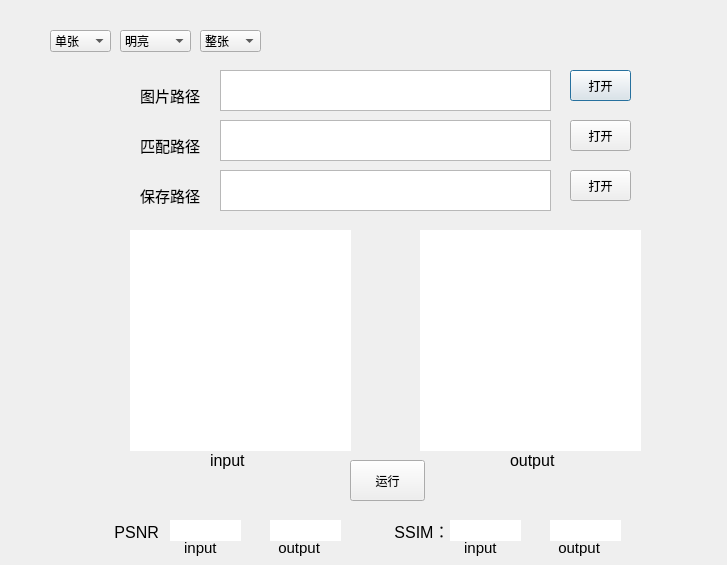
<?xml version="1.0" encoding="UTF-8"?>
<ui version="4.0">
 <class>Dialog</class>
 <widget class="QDialog" name="Dialog">
  <property name="geometry">
   <rect>
    <x>0</x>
    <y>0</y>
    <width>727</width>
    <height>565</height>
   </rect>
  </property>
  <property name="windowTitle">
   <string>Dialog</string>
  </property>
  <widget class="QPushButton" name="pushButton">
   <property name="geometry">
    <rect>
     <x>570</x>
     <y>70</y>
     <width>61</width>
     <height>31</height>
    </rect>
   </property>
   <property name="text">
    <string>打开</string>
   </property>
  </widget>
  <widget class="QTextEdit" name="textEdit">
   <property name="geometry">
    <rect>
     <x>220</x>
     <y>70</y>
     <width>331</width>
     <height>41</height>
    </rect>
   </property>
  </widget>
  <widget class="QTextEdit" name="textEdit_2">
   <property name="geometry">
    <rect>
     <x>220</x>
     <y>120</y>
     <width>331</width>
     <height>41</height>
    </rect>
   </property>
  </widget>
  <widget class="QPushButton" name="pushButton_2">
   <property name="geometry">
    <rect>
     <x>570</x>
     <y>120</y>
     <width>61</width>
     <height>31</height>
    </rect>
   </property>
   <property name="text">
    <string>打开</string>
   </property>
  </widget>
  <widget class="QPushButton" name="pushButton_3">
   <property name="geometry">
    <rect>
     <x>350</x>
     <y>460</y>
     <width>75</width>
     <height>41</height>
    </rect>
   </property>
   <property name="text">
    <string>运行</string>
   </property>
  </widget>
  <widget class="QLabel" name="label">
   <property name="geometry">
    <rect>
     <x>130</x>
     <y>230</y>
     <width>221</width>
     <height>221</height>
    </rect>
   </property>
   <property name="styleSheet">
    <string notr="true">background-color: rgb(255, 255, 255);</string>
   </property>
   <property name="text">
    <string/>
   </property>
  </widget>
  <widget class="QLabel" name="label_3">
   <property name="geometry">
    <rect>
     <x>140</x>
     <y>80</y>
     <width>61</width>
     <height>31</height>
    </rect>
   </property>
   <property name="font">
    <font>
     <pointsize>11</pointsize>
    </font>
   </property>
   <property name="text">
    <string>图片路径</string>
   </property>
   <property name="textFormat">
    <enum>Qt::AutoText</enum>
   </property>
   <property name="scaledContents">
    <bool>false</bool>
   </property>
  </widget>
  <widget class="QLabel" name="label_4">
   <property name="geometry">
    <rect>
     <x>140</x>
     <y>130</y>
     <width>61</width>
     <height>31</height>
    </rect>
   </property>
   <property name="font">
    <font>
     <pointsize>11</pointsize>
    </font>
   </property>
   <property name="text">
    <string>匹配路径</string>
   </property>
   <property name="textFormat">
    <enum>Qt::AutoText</enum>
   </property>
  </widget>
  <widget class="QLabel" name="label_5">
   <property name="geometry">
    <rect>
     <x>170</x>
     <y>520</y>
     <width>71</width>
     <height>21</height>
    </rect>
   </property>
   <property name="styleSheet">
    <string notr="true">background-color: rgb(255, 255, 255);</string>
   </property>
   <property name="text">
    <string/>
   </property>
  </widget>
  <widget class="QComboBox" name="comboBox">
   <property name="geometry">
    <rect>
     <x>50</x>
     <y>30</y>
     <width>61</width>
     <height>22</height>
    </rect>
   </property>
   <item>
    <property name="text">
     <string>单张</string>
    </property>
   </item>
   <item>
    <property name="text">
     <string>多张</string>
    </property>
   </item>
  </widget>
  <widget class="QLabel" name="label_6">
   <property name="geometry">
    <rect>
     <x>450</x>
     <y>520</y>
     <width>71</width>
     <height>21</height>
    </rect>
   </property>
   <property name="styleSheet">
    <string notr="true">background-color: rgb(255, 255, 255);</string>
   </property>
   <property name="text">
    <string/>
   </property>
  </widget>
  <widget class="QLabel" name="label_7">
   <property name="geometry">
    <rect>
     <x>110</x>
     <y>520</y>
     <width>54</width>
     <height>21</height>
    </rect>
   </property>
   <property name="font">
    <font>
     <pointsize>12</pointsize>
    </font>
   </property>
   <property name="text">
    <string> PSNR：</string>
   </property>
  </widget>
  <widget class="QLabel" name="label_8">
   <property name="geometry">
    <rect>
     <x>390</x>
     <y>520</y>
     <width>54</width>
     <height>21</height>
    </rect>
   </property>
   <property name="font">
    <font>
     <pointsize>12</pointsize>
    </font>
   </property>
   <property name="text">
    <string> SSIM：</string>
   </property>
  </widget>
  <widget class="QComboBox" name="comboBox_2">
   <property name="geometry">
    <rect>
     <x>120</x>
     <y>30</y>
     <width>71</width>
     <height>22</height>
    </rect>
   </property>
   <item>
    <property name="text">
     <string>明亮</string>
    </property>
   </item>
   <item>
    <property name="text">
     <string>中度模糊</string>
    </property>
   </item>
   <item>
    <property name="text">
     <string>严重模糊</string>
    </property>
   </item>
  </widget>
  <widget class="QLabel" name="label_9">
   <property name="geometry">
    <rect>
     <x>420</x>
     <y>230</y>
     <width>221</width>
     <height>221</height>
    </rect>
   </property>
   <property name="styleSheet">
    <string notr="true">background-color: rgb(255, 255, 255);</string>
   </property>
   <property name="text">
    <string/>
   </property>
  </widget>
  <widget class="QTextEdit" name="textEdit_3">
   <property name="geometry">
    <rect>
     <x>220</x>
     <y>170</y>
     <width>331</width>
     <height>41</height>
    </rect>
   </property>
  </widget>
  <widget class="QPushButton" name="pushButton_4">
   <property name="geometry">
    <rect>
     <x>570</x>
     <y>170</y>
     <width>61</width>
     <height>31</height>
    </rect>
   </property>
   <property name="text">
    <string>打开</string>
   </property>
  </widget>
  <widget class="QLabel" name="label_10">
   <property name="geometry">
    <rect>
     <x>140</x>
     <y>180</y>
     <width>61</width>
     <height>31</height>
    </rect>
   </property>
   <property name="font">
    <font>
     <pointsize>11</pointsize>
    </font>
   </property>
   <property name="text">
    <string>保存路径</string>
   </property>
   <property name="textFormat">
    <enum>Qt::AutoText</enum>
   </property>
  </widget>
  <widget class="QComboBox" name="comboBox_3">
   <property name="geometry">
    <rect>
     <x>200</x>
     <y>30</y>
     <width>61</width>
     <height>22</height>
    </rect>
   </property>
   <item>
    <property name="text">
     <string>整张</string>
    </property>
   </item>
   <item>
    <property name="text">
     <string>分割</string>
    </property>
   </item>
  </widget>
  <widget class="QLabel" name="label_11">
   <property name="geometry">
    <rect>
     <x>210</x>
     <y>450</y>
     <width>51</width>
     <height>21</height>
    </rect>
   </property>
   <property name="font">
    <font>
     <pointsize>12</pointsize>
    </font>
   </property>
   <property name="text">
    <string>input</string>
   </property>
  </widget>
  <widget class="QLabel" name="label_13">
   <property name="geometry">
    <rect>
     <x>510</x>
     <y>450</y>
     <width>51</width>
     <height>21</height>
    </rect>
   </property>
   <property name="font">
    <font>
     <pointsize>12</pointsize>
    </font>
   </property>
   <property name="text">
    <string>output</string>
   </property>
  </widget>
  <widget class="QLabel" name="label_14">
   <property name="geometry">
    <rect>
     <x>180</x>
     <y>540</y>
     <width>54</width>
     <height>16</height>
    </rect>
   </property>
   <property name="font">
    <font>
     <pointsize>11</pointsize>
    </font>
   </property>
   <property name="text">
    <string> input</string>
   </property>
  </widget>
  <widget class="QLabel" name="label_16">
   <property name="geometry">
    <rect>
     <x>270</x>
     <y>520</y>
     <width>71</width>
     <height>21</height>
    </rect>
   </property>
   <property name="styleSheet">
    <string notr="true">background-color: rgb(255, 255, 255);</string>
   </property>
   <property name="text">
    <string/>
   </property>
  </widget>
  <widget class="QLabel" name="label_17">
   <property name="geometry">
    <rect>
     <x>550</x>
     <y>520</y>
     <width>71</width>
     <height>21</height>
    </rect>
   </property>
   <property name="styleSheet">
    <string notr="true">background-color: rgb(255, 255, 255);</string>
   </property>
   <property name="text">
    <string/>
   </property>
  </widget>
  <widget class="QLabel" name="label_15">
   <property name="geometry">
    <rect>
     <x>270</x>
     <y>540</y>
     <width>71</width>
     <height>16</height>
    </rect>
   </property>
   <property name="font">
    <font>
     <pointsize>11</pointsize>
    </font>
   </property>
   <property name="text">
    <string>  output</string>
   </property>
  </widget>
  <widget class="QLabel" name="label_18">
   <property name="geometry">
    <rect>
     <x>460</x>
     <y>540</y>
     <width>54</width>
     <height>16</height>
    </rect>
   </property>
   <property name="font">
    <font>
     <pointsize>11</pointsize>
    </font>
   </property>
   <property name="text">
    <string> input</string>
   </property>
  </widget>
  <widget class="QLabel" name="label_19">
   <property name="geometry">
    <rect>
     <x>550</x>
     <y>540</y>
     <width>71</width>
     <height>16</height>
    </rect>
   </property>
   <property name="font">
    <font>
     <pointsize>11</pointsize>
    </font>
   </property>
   <property name="text">
    <string>  output</string>
   </property>
  </widget>
 </widget>
 <resources/>
 <connections/>
</ui>
